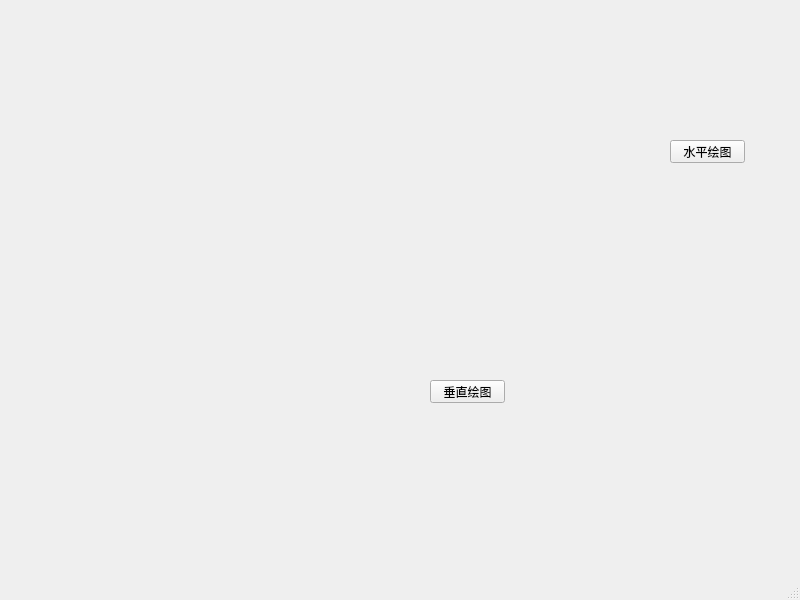
<?xml version="1.0" encoding="UTF-8"?>
<ui version="4.0">
 <class>MainWindow</class>
 <widget class="QMainWindow" name="MainWindow">
  <property name="geometry">
   <rect>
    <x>0</x>
    <y>0</y>
    <width>800</width>
    <height>600</height>
   </rect>
  </property>
  <property name="windowTitle">
   <string>MainWindow</string>
  </property>
  <widget class="QWidget" name="centralwidget">
   <widget class="QPushButton" name="pushButton">
    <property name="geometry">
     <rect>
      <x>670</x>
      <y>140</y>
      <width>75</width>
      <height>23</height>
     </rect>
    </property>
    <property name="text">
     <string>水平绘图</string>
    </property>
   </widget>
   <widget class="GraphicsLayoutWidget" name="pyqtgraph1" native="true">
    <property name="geometry">
     <rect>
      <x>10</x>
      <y>10</y>
      <width>601</width>
      <height>201</height>
     </rect>
    </property>
   </widget>
   <widget class="GraphicsLayoutWidget" name="pyqtgraph2" native="true">
    <property name="geometry">
     <rect>
      <x>10</x>
      <y>220</y>
      <width>381</width>
      <height>351</height>
     </rect>
    </property>
   </widget>
   <widget class="QPushButton" name="pushButton_2">
    <property name="geometry">
     <rect>
      <x>430</x>
      <y>380</y>
      <width>75</width>
      <height>23</height>
     </rect>
    </property>
    <property name="text">
     <string>垂直绘图</string>
    </property>
   </widget>
  </widget>
  <widget class="QMenuBar" name="menubar">
   <property name="geometry">
    <rect>
     <x>0</x>
     <y>0</y>
     <width>800</width>
     <height>23</height>
    </rect>
   </property>
  </widget>
  <widget class="QStatusBar" name="statusbar"/>
 </widget>
 <customwidgets>
  <customwidget>
   <class>GraphicsLayoutWidget</class>
   <extends>QWidget</extends>
   <header>pyqtgraph</header>
   <container>1</container>
  </customwidget>
 </customwidgets>
 <resources/>
 <connections/>
</ui>
